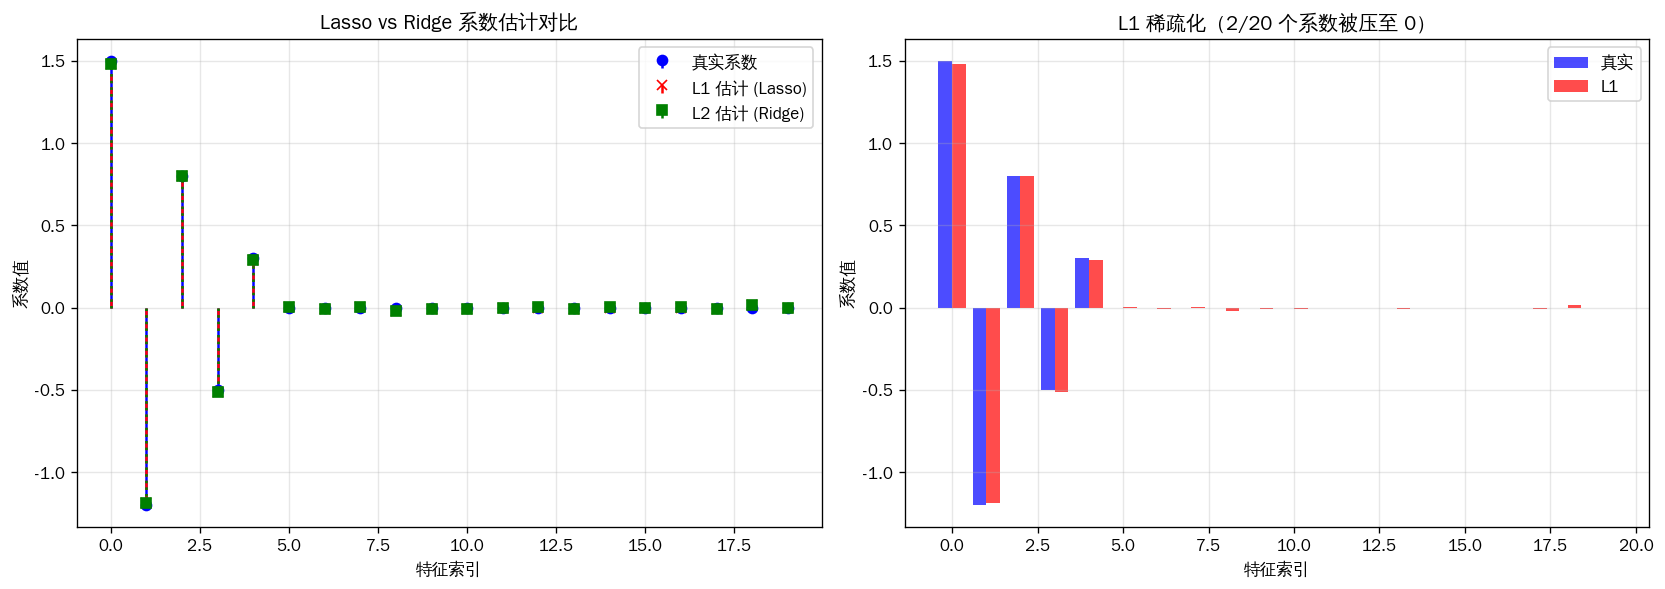

Python code for this plot:
"""
3-6-regularization-effects
==========================
L1/L2 正则化对系数的影响对比（无 sklearn 依赖，手写实现）
"""
import numpy as np
import matplotlib.pyplot as plt
import matplotlib as mpl

mpl.rcParams['font.sans-serif'] = ['Noto Sans CJK SC', 'WenQuanYi Zen Hei', 'SimHei', 'DejaVu Sans']
mpl.rcParams['axes.unicode_minus'] = False

np.random.seed(42)
n_samples = 100
n_features = 20

X = np.random.randn(n_samples, n_features)
true_coef = np.zeros(n_features)
true_coef[:5] = [1.5, -1.2, 0.8, -0.5, 0.3]
y = X @ true_coef + np.random.randn(n_samples) * 0.1

def soft_threshold(x, threshold):
    return np.sign(x) * np.maximum(np.abs(x) - threshold, 0)

def coord_descent_lasso(X, y, alpha, n_iter=200):
    n, p = X.shape
    coef = np.zeros(p)
    XtX = X.T @ X
    Xty = X.T @ y
    for _ in range(n_iter):
        for j in range(p):
            rho = XtX[j, j]
            z = Xty[j] - (XtX[j, :] @ coef) + rho * coef[j]
            coef[j] = soft_threshold(z / rho, alpha / rho)
    return coef

def ridge_closed_form(X, y, alpha):
    n, p = X.shape
    I = np.eye(p)
    return np.linalg.solve(X.T @ X + alpha * I, X.T @ y)

l1_coef = coord_descent_lasso(X, y, alpha=0.1)
l2_coef = ridge_closed_form(X, y, alpha=0.1)

fig, axes = plt.subplots(1, 2, figsize=(14, 5))

ax = axes[0]
ax.stem(range(n_features), true_coef, linefmt='b-', markerfmt='bo', basefmt=' ', label='真实系数')
ax.stem(range(n_features), l1_coef, linefmt='r--', markerfmt='rx', basefmt=' ', label='L1 估计 (Lasso)')
ax.stem(range(n_features), l2_coef, linefmt='g:', markerfmt='gs', basefmt=' ', label='L2 估计 (Ridge)')
ax.set_xlabel('特征索引')
ax.set_ylabel('系数值')
ax.set_title('Lasso vs Ridge 系数估计对比')
ax.legend()
ax.grid(True, alpha=0.3)

ax = axes[1]
ax.bar(np.arange(n_features) - 0.2, true_coef, width=0.4, label='真实', color='blue', alpha=0.7)
ax.bar(np.arange(n_features) + 0.2, l1_coef, width=0.4, label='L1', color='red', alpha=0.7)
n_zero = np.sum(np.abs(l1_coef) < 1e-6)
ax.set_title(f'L1 稀疏化（{n_zero}/{n_features} 个系数被压至 0）')
ax.set_xlabel('特征索引')
ax.set_ylabel('系数值')
ax.legend()
ax.grid(True, alpha=0.3)

plt.tight_layout()
plt.savefig('/home/david/AI-Tutorial/assets/figures/3-6-regularization-effects.png', dpi=120, bbox_inches='tight', facecolor='white')
# plt.show() # removed for non-interactive rendering
